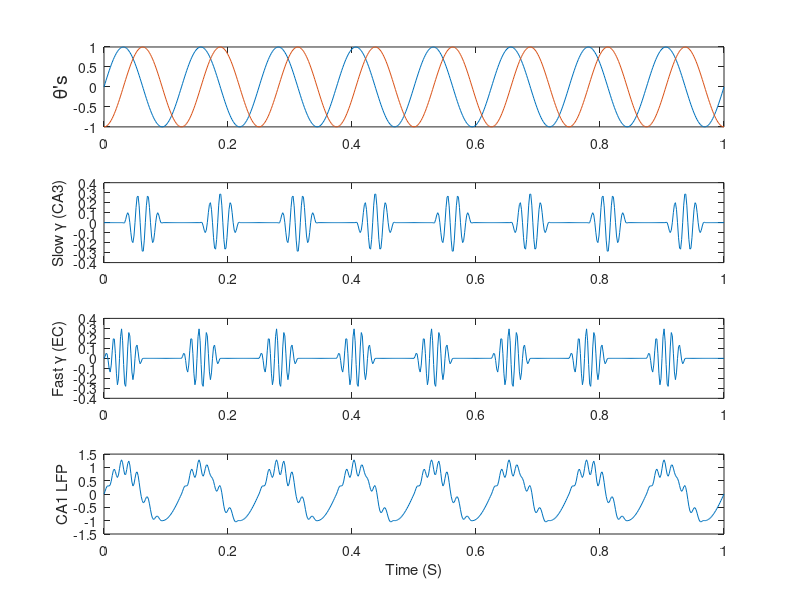

The MATLAB script that drew this image:
% Gamma LFP Model

function gammaSim() 

fs = 600;              % Sampling frequency (samples per second)
dt = 1/fs;             % seconds per sample
StopTime = 1;          % seconds
t = (0:dt:StopTime)';  % seconds


F = 8;                 % theta frequency (hertz)
theta = sin(2*pi*F*t);

F = 60; % Hz                 
sGamma = sin(2*pi*F*t);
sgTheta = -sin(2*pi*8*t+pi/2);

F = 80; % Hz                
fGamma = sin(2*pi*F*t);

gScale = .3;

%%
figure;
numPlts = 4;
subplot(numPlts,1,1)
plot(t,theta); hold on; plot(t,sgTheta)
ylabel('\theta''s','fontsize',14)

subplot(numPlts,1,2)
plot(t,gScale * (sGamma .* relu(-sin(2*pi*8*t+pi/2))))
ylabel('Slow \gamma (CA3)','fontsize',11)

subplot(numPlts,1,3)
plot(t,gScale * (fGamma .* relu(theta)))
ylabel('Fast \gamma (EC)','fontsize',11)

subplot(numPlts,1,4)
%plot(theta + gScale * (fGamma .* relu(theta)) + gScale * (sGamma .* relu(-theta)))
plot(t,theta + gScale * (fGamma .* relu(theta)) + gScale * (sGamma .* relu(sgTheta)))
ylabel('CA1 LFP','fontsize',11)
xlabel('Time (S)','fontsize',11)

end

function y = relu(x)
y = max(0,x);
end

function y = sig(x)
y = 1./(1 + exp(-x));
end